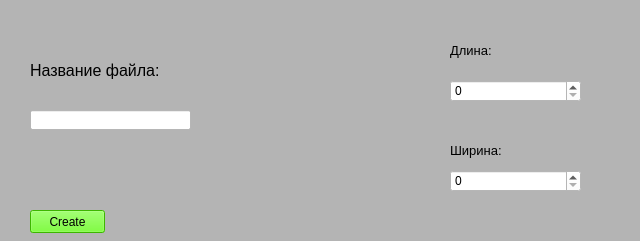
<?xml version="1.0" encoding="UTF-8"?>
<ui version="4.0">
 <class>Form</class>
 <widget class="QWidget" name="Form">
  <property name="geometry">
   <rect>
    <x>0</x>
    <y>0</y>
    <width>640</width>
    <height>241</height>
   </rect>
  </property>
  <property name="windowTitle">
   <string>Form</string>
  </property>
  <property name="styleSheet">
   <string notr="true">background-color: rgb(180, 180, 180);</string>
  </property>
  <widget class="QLabel" name="label">
   <property name="geometry">
    <rect>
     <x>30</x>
     <y>30</y>
     <width>131</width>
     <height>81</height>
    </rect>
   </property>
   <property name="font">
    <font>
     <pointsize>12</pointsize>
    </font>
   </property>
   <property name="styleSheet">
    <string notr="true">color: rgb(0, 0, 0);</string>
   </property>
   <property name="text">
    <string>Название файла:</string>
   </property>
  </widget>
  <widget class="QLineEdit" name="lineEdit">
   <property name="geometry">
    <rect>
     <x>30</x>
     <y>110</y>
     <width>161</width>
     <height>20</height>
    </rect>
   </property>
   <property name="styleSheet">
    <string notr="true">background-color: rgb(255, 255, 255);</string>
   </property>
  </widget>
  <widget class="QSpinBox" name="spinBox">
   <property name="geometry">
    <rect>
     <x>450</x>
     <y>80</y>
     <width>131</width>
     <height>22</height>
    </rect>
   </property>
   <property name="styleSheet">
    <string notr="true">background-color: rgb(255, 255, 255);</string>
   </property>
  </widget>
  <widget class="QSpinBox" name="spinBox_2">
   <property name="geometry">
    <rect>
     <x>450</x>
     <y>170</y>
     <width>131</width>
     <height>22</height>
    </rect>
   </property>
   <property name="styleSheet">
    <string notr="true">background-color: rgb(255, 255, 255);</string>
   </property>
  </widget>
  <widget class="QLabel" name="label_2">
   <property name="geometry">
    <rect>
     <x>450</x>
     <y>40</y>
     <width>81</width>
     <height>21</height>
    </rect>
   </property>
   <property name="font">
    <font>
     <pointsize>10</pointsize>
    </font>
   </property>
   <property name="text">
    <string>Длина:</string>
   </property>
  </widget>
  <widget class="QLabel" name="label_3">
   <property name="geometry">
    <rect>
     <x>450</x>
     <y>140</y>
     <width>51</width>
     <height>21</height>
    </rect>
   </property>
   <property name="font">
    <font>
     <pointsize>10</pointsize>
    </font>
   </property>
   <property name="text">
    <string>Ширина:</string>
   </property>
  </widget>
  <widget class="QPushButton" name="pushButton">
   <property name="geometry">
    <rect>
     <x>30</x>
     <y>210</y>
     <width>75</width>
     <height>23</height>
    </rect>
   </property>
   <property name="styleSheet">
    <string notr="true">background-color: rgb(85, 255, 0);</string>
   </property>
   <property name="text">
    <string>Create</string>
   </property>
  </widget>
 </widget>
 <resources/>
 <connections/>
</ui>
